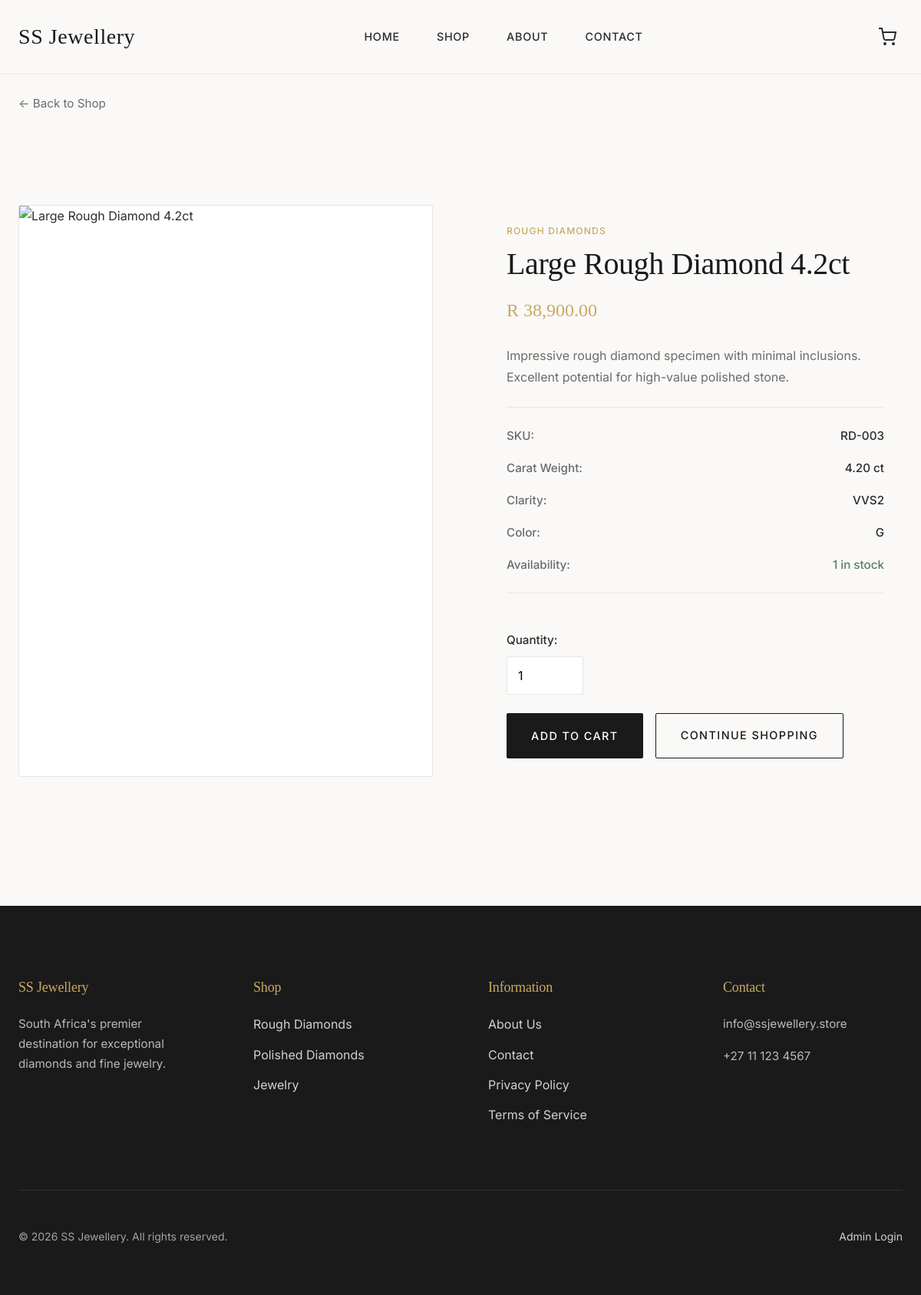
/product.php?slug=large-rough-diamond-42ct, run on the app's committed database.
### tables this page shows
CREATE TABLE IF NOT EXISTS `products` (
  `id` int(11) NOT NULL AUTO_INCREMENT,
  `sku` varchar(50) NOT NULL,
  `name` varchar(255) NOT NULL,
  `slug` varchar(255) NOT NULL,
  `category` enum('rough_diamonds','polished_diamonds','jewelry') NOT NULL,
  `description` text,
  `price` decimal(10,2) NOT NULL,
  `carat_weight` decimal(8,2) DEFAULT NULL,
  `cut` varchar(50) DEFAULT NULL,
  `clarity` varchar(50) DEFAULT NULL,
  `color` varchar(50) DEFAULT NULL,
  `stock_quantity` int(11) NOT NULL DEFAULT 0,
  `image_main` varchar(255) DEFAULT NULL,
  `image_gallery` text DEFAULT NULL COMMENT 'JSON array of additional images',
  `is_featured` tinyint(1) NOT NULL DEFAULT 0,
  `is_active` tinyint(1) NOT NULL DEFAULT 1,
  `created_at` timestamp NOT NULL DEFAULT CURRENT_TIMESTAMP,
  `updated_at` timestamp NOT NULL DEFAULT CURRENT_TIMESTAMP ON UPDATE CURRENT_TIMESTAMP,
  PRIMARY KEY (`id`),
  UNIQUE KEY `sku` (`sku`),
  UNIQUE KEY `slug` (`slug`),
  KEY `category` (`category`),
  KEY `is_featured` (`is_featured`),
  KEY `is_active` (`is_active`)
);

### includes/db.php (called while the page is built, shortened)
<?php
class Database {
    private static $instance = null;
    private $pdo;
    private function __construct() {
        try {
            $dsn = "mysql:host=" . DB_HOST . ";dbname=" . DB_NAME . ";charset=utf8mb4";
            $options = [
                PDO::ATTR_ERRMODE => PDO::ERRMODE_EXCEPTION,
                PDO::ATTR_DEFAULT_FETCH_MODE => PDO::FETCH_ASSOC,
                PDO::ATTR_EMULATE_PREPARES => false,
            ];
            $this->pdo = new PDO($dsn, DB_USER, DB_PASS, $options);
        } catch (PDOException $e) {
            error_log("Database Connection Error: " . $e->getMessage());
            die("Database connection failed. Please check your configuration.");
        }
    }
    public static function getInstance() {
        if (self::$instance === null) {
            self::$instance = new self();
        }
        return self::$instance;
    }
    public function query($sql, $params = []) {
        try {
            $stmt = $this->pdo->prepare($sql);
            $stmt->execute($params);
            return $stmt;
        } catch (PDOException $e) {
            error_log("Database Query Error: " . $e->getMessage());
            throw $e;
        }
    }
    public function fetchOne($sql, $params = []) {
        $stmt = $this->query($sql, $params);
        return $stmt->fetch();
    }
}
function db() {
    return Database::getInstance();
}

### includes/helpers.php (called while the page is built, shortened)
<?php
function e($string) {
    return htmlspecialchars($string ?? '', ENT_QUOTES, 'UTF-8');
}
function formatPrice($amount) {
    return 'R ' . number_format($amount, 2);
}
function getCategoryName($category) {
    $categories = [
        'rough_diamonds' => 'Rough Diamonds',
        'polished_diamonds' => 'Polished Diamonds',
        'jewelry' => 'Jewelry'
    ];
    return $categories[$category] ?? $category;
}

### product.php (the view, shortened to what this page needs)
<?php
$slug = $_GET['slug'] ?? '';
$product = db()->fetchOne(
    "SELECT * FROM products WHERE slug = ? AND is_active = 1",
    [$slug]
);
require_once __DIR__ . '/includes/header.php';
?>
<div class="container">
    <div style="padding: var(--spacing-md) 0;">
        <a href="<?= BASE_URL ?>/shop.php" style="color: var(--color-text-light); font-size: 0.95rem; display: inline-flex; align-items: center; gap: 0.5rem; margin-bottom: var(--spacing-md);">
            ← Back to Shop
        </a>
    </div>
    <div class="product-detail">
        <div class="product-detail-image">
            <?php if ($product['image_main']): ?>
                <img src="<?= UPLOAD_URL . e($product['image_main']) ?>" alt="<?= e($product['name']) ?>">
            <?php else: ?>
                <img src="<?= BASE_URL ?>/assets/images/placeholder.jpg" alt="<?= e($product['name']) ?>">
            <?php endif; ?>
        </div>
        <div class="product-detail-info">
            <div class="product-category"><?= e(getCategoryName($product['category'])) ?></div>
            <h1><?= e($product['name']) ?></h1>
            <div class="product-price"><?= formatPrice($product['price']) ?></div>
            <?php if ($product['description']): ?>
                <p style="color: var(--color-text-light); line-height: 1.8; margin: var(--spacing-md) 0;">
                    <?= nl2br(e($product['description'])) ?>
                </p>
            <?php endif; ?>
            <div class="product-meta">
                <div class="meta-item">
                    <span class="meta-label">SKU:</span>
                    <span class="meta-value"><?= e($product['sku']) ?></span>
                </div>
                <?php if ($product['carat_weight']): ?>
                    <div class="meta-item">
                        <span class="meta-label">Carat Weight:</span>
                        <span class="meta-value"><?= e($product['carat_weight']) ?> ct</span>
                    </div>
                <?php endif; ?>
                <?php if ($product['clarity']): ?>
                    <div class="meta-item">
                        <span class="meta-label">Clarity:</span>
                        <span class="meta-value"><?= e($product['clarity']) ?></span>
                    </div>
                <?php endif; ?>
                <?php if ($product['color']): ?>
                    <div class="meta-item">
                        <span class="meta-label">Color:</span>
                        <span class="meta-value"><?= e($product['color']) ?></span>
                    </div>
                <?php endif; ?>
                <div class="meta-item">
                    <span class="meta-label">Availability:</span>
                    <span class="meta-value" style="color: <?= $product['stock_quantity'] > 0 ? 'var(--color-success)' : 'var(--color-error)' ?>">
                        <?php if ($product['stock_quantity'] > 0): ?>
                            <?= $product['stock_quantity'] ?> in stock
                        <?php else: ?>
                            Out of stock
                        <?php endif; ?>
                    </span>
                </div>
            </div>
            <?php if ($product['stock_quantity'] > 0): ?>
                <form method="POST" style="margin-top: var(--spacing-lg);">
                    <div class="form-group">
                        <label class="form-label">Quantity:</label>
                        <input type="number" name="quantity" value="1" min="1" max="<?= $product['stock_quantity'] ?>" class="form-input" style="width: 100px;">
                    </div>
                    <div style="display: flex; gap: var(--spacing-sm); flex-wrap: wrap;">
                        <button type="submit" name="add_to_cart" class="btn btn-primary">Add to Cart</button>
                        <a href="<?= BASE_URL ?>/shop.php" class="btn btn-outline">Continue Shopping</a>
                    </div>
                </form>
            <?php endif; ?>
        </div>
    </div>
</div>
<?php require_once __DIR__ . '/includes/footer.php'; ?>

### assets/css/style.css (style rules this page uses)
:root { --color-primary: #1a1a1a; --color-secondary: #2d2d2d; --color-accent: #c9a961; --color-accent-hover: #b89650; --color-text: #2c2c2c; --color-text-light: #6b6b6b; --color-bg: #faf9f7; --color-bg-alt: #f5f3f0; --color-bg-white: #ffffff; --color-border: #e8e6e3; --color-success: #5a7f5e; --color-error: #c84b4b; --color-warning: #d4a656; --font-display: 'Cormorant', serif; --font-body: 'Inter', system-ui, -apple-system, sans-serif; --spacing-xs: 0.5rem; --spacing-sm: 1rem; --spacing-md: 1.5rem; --spacing-lg: 3rem; --spacing-xl: 4.5rem; --spacing-2xl: 6rem; --shadow-sm: 0 2px 8px rgba(0, 0, 0, 0.04); --shadow-md: 0 4px 16px rgba(0, 0, 0, 0.06); --shadow-lg: 0 8px 32px rgba(0, 0, 0, 0.08); --transition-fast: 150ms cubic-bezier(0.4, 0, 0.2, 1); --transition-base: 250ms cubic-bezier(0.4, 0, 0.2, 1); --transition-slow: 350ms cubic-bezier(0.4, 0, 0.2, 1); --border-radius: 2px; }
* { margin: 0; padding: 0; box-sizing: border-box; }
body { font-family: var(--font-body); font-size: 16px; line-height: 1.7; color: var(--color-text); background: var(--color-bg); -webkit-font-smoothing: antialiased; -moz-osx-font-smoothing: grayscale; }
img { max-width: 100%; height: auto; display: block; }
a { color: var(--color-text); text-decoration: none; transition: color var(--transition-base); }
h1, h2, h3, h4, h5, h6 { font-family: var(--font-display); font-weight: 400; line-height: 1.2; margin-bottom: var(--spacing-md); color: var(--color-primary); letter-spacing: -0.01em; }
h1 { font-size: clamp(2.5rem, 5vw, 4rem); font-weight: 300; }
p { margin-bottom: var(--spacing-sm); }
.container { max-width: 1280px; margin: 0 auto; padding: 0 var(--spacing-md); }
.btn { display: inline-block; padding: 1rem 2rem; font-family: var(--font-body); font-size: 0.9rem; font-weight: 500; text-align: center; text-transform: uppercase; letter-spacing: 0.1em; border: none; border-radius: var(--border-radius); cursor: pointer; transition: all var(--transition-base); text-decoration: none; }
.btn-primary { background: var(--color-primary); color: white; }
.btn-outline { background: transparent; border: 1.5px solid var(--color-primary); color: var(--color-primary); }
.product-category { font-size: 0.75rem; font-weight: 500; text-transform: uppercase; letter-spacing: 0.1em; color: var(--color-accent); margin-bottom: 0.5rem; }
.product-price { font-size: 1.5rem; font-weight: 500; color: var(--color-accent); margin-bottom: var(--spacing-sm); font-family: var(--font-display); }
.product-detail { display: grid; grid-template-columns: 1fr 1fr; gap: var(--spacing-xl); padding: var(--spacing-xl) 0; }
.product-detail-image { background: var(--color-bg-white); border: 1px solid var(--color-border); border-radius: var(--border-radius); overflow: hidden; }
.product-detail-image img { width: 100%; display: block; }
.product-detail-info { padding: var(--spacing-md); }
.product-detail-info h1 { font-size: 2.5rem; margin-bottom: var(--spacing-sm); }
.product-meta { display: flex; flex-direction: column; gap: var(--spacing-sm); padding: var(--spacing-md) 0; border-top: 1px solid var(--color-border); border-bottom: 1px solid var(--color-border); margin: var(--spacing-md) 0; }
.meta-item { display: flex; justify-content: space-between; font-size: 0.95rem; }
.meta-label { color: var(--color-text-light); font-weight: 500; }
.meta-value { font-weight: 500; color: var(--color-text); }
.form-group { margin-bottom: var(--spacing-md); }
.form-label { display: block; margin-bottom: 0.5rem; font-weight: 500; font-size: 0.95rem; color: var(--color-text); }
.form-input, .form-select, .form-textarea { width: 100%; padding: 0.875rem; border: 1.5px solid var(--color-border); border-radius: var(--border-radius); font-family: var(--font-body); font-size: 1rem; background: var(--color-bg-white); transition: all var(--transition-base); }

### data on the page
products: category "ROUGH DIAMONDS", name "Large Rough Diamond 4.2ct", price "R 38,900.00", description "Impressive rough diamond specimen with minimal inclusions. Excellent potential for high-value polished stone.", sku "RD-003", carat_weight "4.20", clarity "VVS2", color "G", stock_quantity "1", quantity "1"

### other printed values
getSetting('store_email', 'info@ssjewellery.store') "info@ssjewellery.store"
getSetting('store_phone', '+27 11 123 4567') "+27 11 123 4567"
